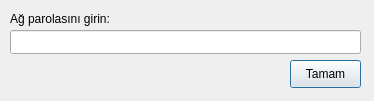
<ui version="4.0" >
 <class>passwdWindow</class>
 <widget class="QDialog" name="passwdWindow" >
  <property name="geometry" >
   <rect>
    <x>0</x>
    <y>0</y>
    <width>374</width>
    <height>101</height>
   </rect>
  </property>
  <property name="windowTitle" >
   <string>Dialog</string>
  </property>
  <widget class="QLabel" name="label" >
   <property name="geometry" >
    <rect>
     <x>10</x>
     <y>10</y>
     <width>161</width>
     <height>18</height>
    </rect>
   </property>
   <property name="text" >
    <string>Ağ parolasını girin:</string>
   </property>
  </widget>
  <widget class="QLineEdit" name="passwdLine" >
   <property name="geometry" >
    <rect>
     <x>10</x>
     <y>30</y>
     <width>351</width>
     <height>24</height>
    </rect>
   </property>
  </widget>
  <widget class="QPushButton" name="submitButton" >
   <property name="geometry" >
    <rect>
     <x>290</x>
     <y>60</y>
     <width>71</width>
     <height>28</height>
    </rect>
   </property>
   <property name="text" >
    <string>Tamam</string>
   </property>
  </widget>
 </widget>
 <resources/>
 <connections/>
</ui>
